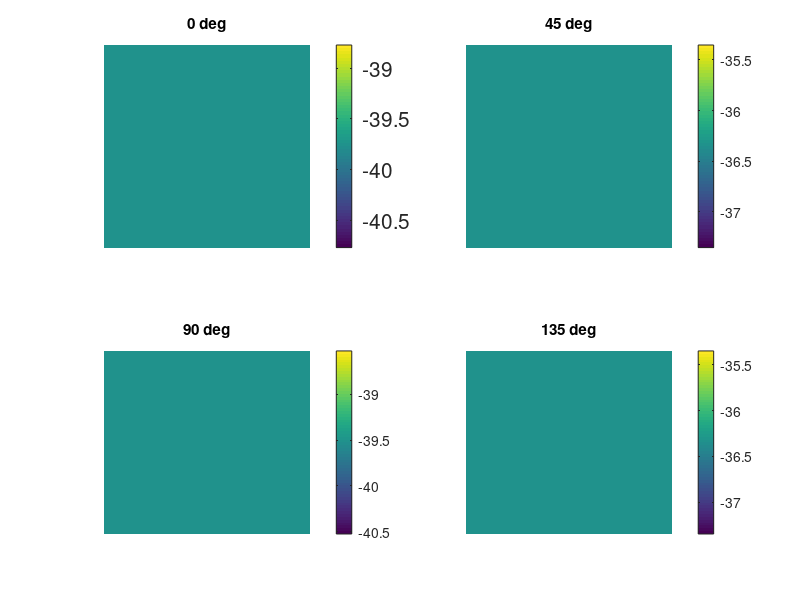

The MATLAB source for this figure: (Note: this script raises an error after producing the figure.)
%% Written by Clarissa M. DeLeon - June 23rd, 2021
%% ULTRASIP_Calculations
%% Calculations performed on flux images: This code performs
%% non-uniformity correction, and calculates stokes parameters, DoLP and AoLP
%close all;  %clear all;

% addpath('C:\ULTRASIP_Data\June2021\FixExposure');
% addpath('C:\ULTRASIP_Data\FPN_Data');
% addpath('C:\ULTRASIP_Data\July2021\Uncorrected Data');
% 
% % Define flux images 
% %******CHANGE PATH******************
% image = h5read(filename,'/measurement/images');

%Separate measurement into the 4 images (0,45,90,135)
range = 1:512;
img0 = squeeze(image(1,range,range));
img45 = squeeze(image(2,range,range));
img90 = squeeze(image(3,range,range));
img135 = squeeze(image(4,range,range));

figure(1);
subplot(2,2,1); imagesc(img0);axis off;title('0 deg');colorbar('FontSize',15);
subplot(2,2,2);imagesc(img45);axis off;title('45 deg');colorbar;
subplot(2,2,3);imagesc(img90);axis off;title('90 deg');colorbar;
subplot(2,2,4);imagesc(img135);axis off;title('135 deg');colorbar;

%Darkfield Correction
%load darkfield
% darkfield = load('darkfield_013secexp.mat').darkfield;
% darkfield = squeeze(darkfield(1,:,:));


%Subtract darkfield from measurement
% img0 = img0 - darkfield;
% img45 = img45 - darkfield;
% img90 = img90 - darkfield;
% img135 = img135 - darkfield;

% Flat Field Correction
flattest = load('FPN_flatfieldSys.mat').flat;

%Linear region 
flattest = flattest(2:26,:,:);

clear m pixelarray B
u = 1:25;
for ii = 1:512
    for jj = 1:512
        for uu = 1:25
            pixelarray(uu) = flattest(uu,ii,jj);
        end
        x = [ones(length(u),1) u'];
        var = x\pixelarray';
        M(ii,jj) = var(2);
        B(ii,jj) = var(1);
    end
end

%Reference slope and intercept
Avg_M = mean(M(:));
Avg_B = mean(B(:));

%Correction for polish marks
gamma0 = fmincon(@(gamma_initial)StdDevCorrected(gamma_initial,img0,Avg_M,Avg_B,M,B),3,[],[],[],[],3,4.5);
img0fix = ImgCorrection(img0,gamma0,M,B,Avg_M,Avg_B);

gamma45 = fmincon(@(gamma_initial)StdDevCorrected(gamma_initial,img45,Avg_M,Avg_B,M,B),3,[],[],[],[],3,4.5);
img45fix = ImgCorrection(img45,gamma45,M,B,Avg_M,Avg_B);

gamma90 = fmincon(@(gamma_initial)StdDevCorrected(gamma_initial,img90,Avg_M,Avg_B,M,B),3,[],[],[],[],3,4.5);
img90fix = ImgCorrection(img90,gamma90,M,B,Avg_M,Avg_B);

gamma135 = fmincon(@(gamma_initial)StdDevCorrected(gamma_initial,img135,Avg_M,Avg_B,M,B),3,[],[],[],[],3,4.5);
img135fix = ImgCorrection(img135,gamma135,M,B,Avg_M,Avg_B);

% For checking if noise remains run these
figure(2);
subplot(2,2,1);imagesc(img0fix);axis off;title('Corrected 0 deg');colorbar;
subplot(2,2,2);imagesc(img45fix);axis off;title('Corrected 45 deg');colorbar;
subplot(2,2,3);imagesc(img90fix);axis off;title('Corrected 90 deg');colorbar;
subplot(2,2,4);imagesc(img135fix);axis off;title('Corrected 135 deg');colorbar;
% Save figures
%*******************CHANGE PATH*******************************
%saveas(figure(1),'C:\ULTRASIP_Data\June2021\FixExposure\original.png')
%saveas(figure(2),'C:\ULTRASIP_Data\June2021\FixExposure\corrected.png');

% S0fix = img0fix./2 + img90fix./2 + img45fix./2 + img135fix./2;
% figure;imagesc(S0fix);axis on;title('S0');colorbar;
 
% NUC Images
img0 = img0fix(50:462,50:462);
img45 = img45fix(50:462,50:462);
img90 = img90fix(50:462,50:462);
img135 = img135fix(50:462,50:462);

img0 = img0fix(190:512,1:275);
img45 = img45fix(190:512,1:275);
img90 = img90fix(190:512,1:275);
img135 = img135fix(190:512,1:275);

% Calculate Stoke's Parameters
S0 = img0./2 + img90./2 + img45./2 + img135./2;
S01 = img0 + img90;
S02 = img45 + img135;

%%%I don't know..Jake did this will double check%%%%%
S0diff = S01 - S02;

S1 = img0 - img90;
S2 = img45 - img135;

s1 = (S1./S0);
s2 = S2./S0;
%%%%%%%%%%%%%%%%%%%%%%%%%%%%%%%%%%%%%%%%%%%%%%%
% AoLP and DoLP
DoLP = sqrt(S1.^2 + S2.^2)./S0;
AoLP = rad2deg(0.5*atan2(S2,S1));

%AoLPdeg = AoLP*180/pi;
DoLP = DoLP.*100;

